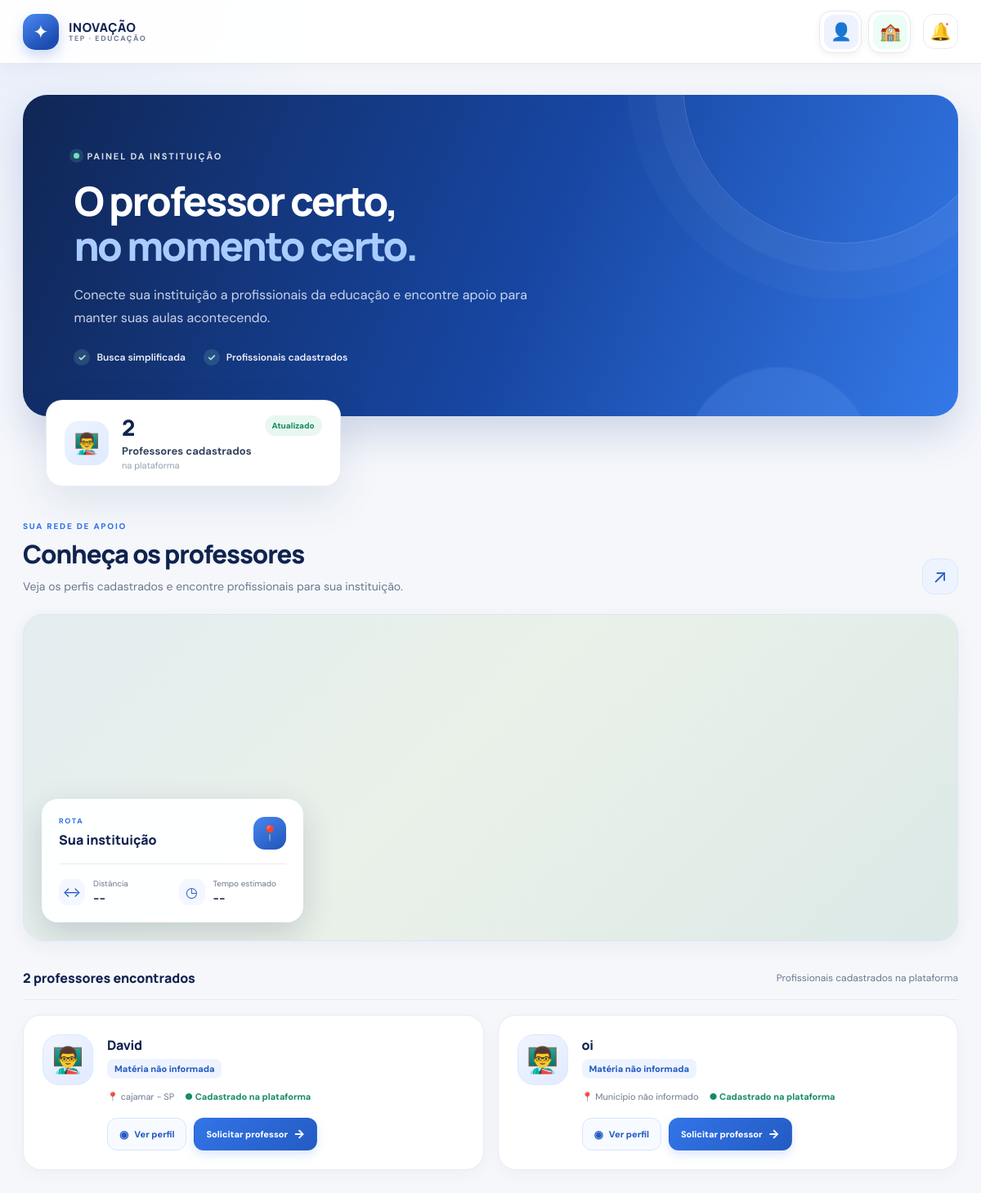
Page /instituicao/ on the earlier database version.
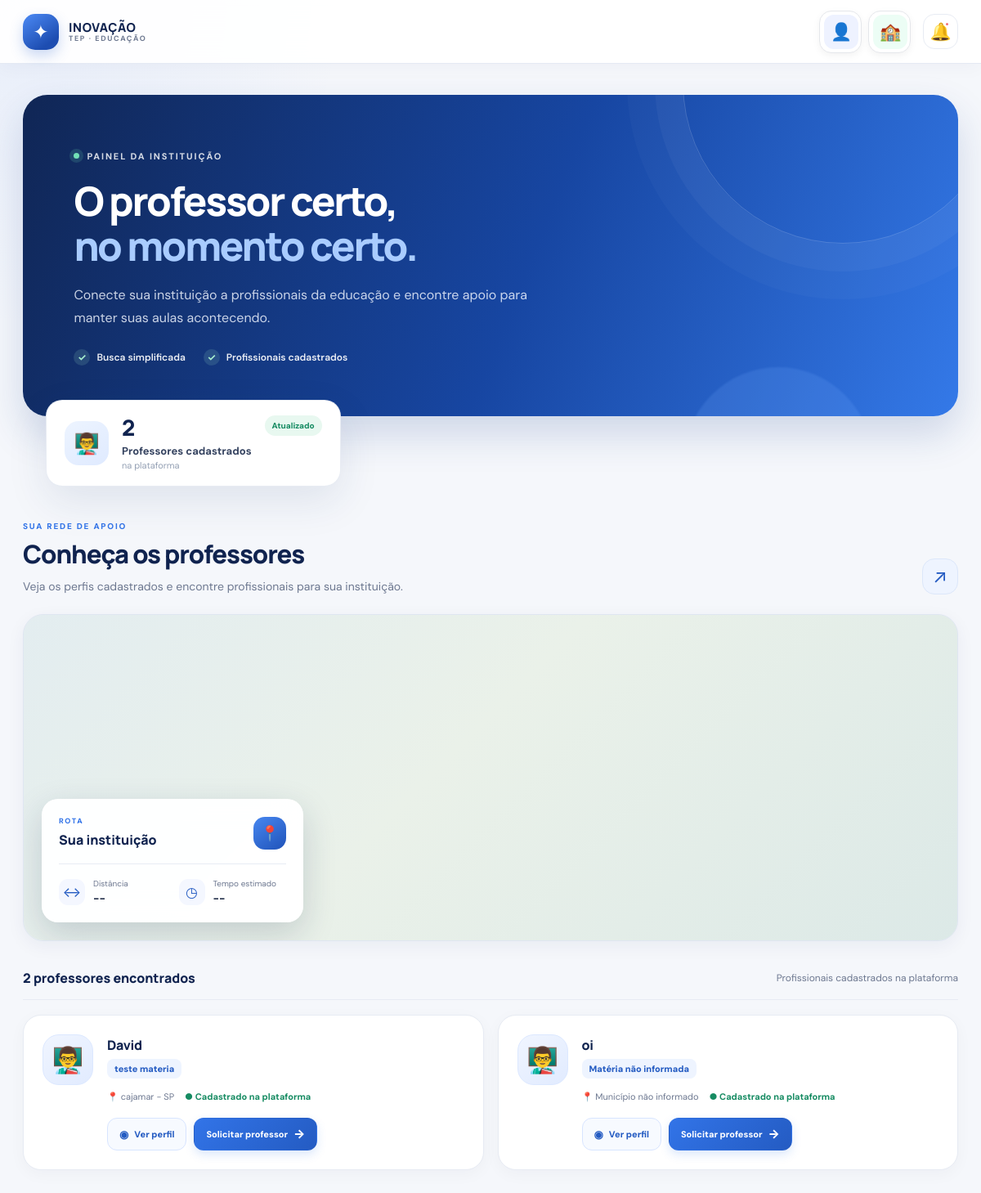
Same page on the later database version.
### usuario/models.py (models this page shows, shortened)
class InformacoesColaborador(models.Model):
    usuario = models.OneToOneField(
        Usuarios, on_delete=models.CASCADE, related_name="informacoes_colaborador"
    )
    nome_completo = models.CharField(max_length=255, blank=True)
    nome_social = models.CharField(max_length=255, blank=True)
    data_nascimento = models.DateField(null=True, blank=True)
    genero = models.CharField(max_length=30, blank=True)
    possui_deficiencia = models.CharField(max_length=10, blank=True)
    necessidades_acessibilidade = models.TextField(blank=True)
    email = models.EmailField(blank=True)
    telefone = models.CharField(max_length=20, blank=True)
    cep = models.CharField(max_length=9, blank=True)
    numero = models.CharField(max_length=20, blank=True)
    logradouro = models.CharField(max_length=255, blank=True)
    complemento = models.CharField(max_length=255, blank=True)
    bairro = models.CharField(max_length=100, blank=True)
    municipio = models.CharField(max_length=100, blank=True)
    uf = models.CharField(max_length=2, blank=True)
    tipo_documento = models.CharField(max_length=20, blank=True)
    rg = models.CharField(max_length=30, blank=True)
    cpf = models.CharField(max_length=14, blank=True)
    materia = models.CharField(max_length=100, blank=True)
    tempo_integral = models.BooleanField(default=False)
    horario_inicio = models.TimeField(null=True, blank=True)
    horario_fim = models.TimeField(null=True, blank=True)
    formacao = models.CharField(max_length=255, blank=True)
    pos_graduacao = models.CharField(max_length=255, blank=True)
    disciplinas = models.JSONField(default=list, blank=True)
    observacoes = models.TextField(max_length=1000, blank=True)
    class Meta:
        db_table = "informacoes_colaborador"
        verbose_name = "Informação do colaborador"
        verbose_name_plural = "Informações dos colaboradores"

### instituicao/views.py (the view)
# urls.py: path('', views.pagina_instituicao, name='pagina_instituicao'),
def pagina_instituicao(request):
    colaboradores = (
        InformacoesColaborador.objects.select_related("usuario")
        .all()
        .order_by("nome_completo")
    )
    return render(
        request,
        "instituicao/instituicao.html",
        {
            "colaboradores": colaboradores,
        },
    )

### templates/instituicao/instituicao.html (shortened to what the changed rows need)
{% load static %}
<!DOCTYPE html>
<html lang="pt-br">
<head>
    <link rel="stylesheet" href="{% static 'usuarios/css/componentes/perfis.css' %}">
    <link rel="stylesheet" href="{% static 'usuarios/css/instituicao/instituicao.css' %}">
    <link rel="stylesheet" href="https://api.mapbox.com/mapbox-gl-js/v3.30.0/mapbox-gl.css">
</head>
<body>
    <main class="container">
        <section class="welcome">
            <h1>O professor certo,<br><span>no momento certo.</span></h1>
        </section>
        <section class="search-section">
            <div class="section-header">
                <div class="section-heading-copy">
                    <h2>Conheça os professores</h2>
                </div>
            </div>
            <div class="teacher-list">
                {% for colaborador in colaboradores %}
                <article class="teacher-card">
                    <div class="teacher-photo">
                        {% if colaborador.genero == "Feminino" %}
                        👩‍🏫
                        {% else %}
                        👨‍🏫
                        {% endif %}
                    </div>
                    <div class="teacher-info">
                        <div class="teacher-name">
                            <h3>
                                {% if colaborador.nome_social %}
                                {{ colaborador.nome_social }}
                                {% else %}
                                {{ colaborador.nome_completo }}
                                {% endif %}
                            </h3>
                        </div>
                        <p class="subject">
                            {{ colaborador.materia|default:"Matéria não informada" }}
                        </p>
                        <div class="teacher-details">
                            <span>
                                📍
                                {{ colaborador.municipio|default:"Município não informado" }}
                                {% if colaborador.uf %}
                                - {{ colaborador.uf }}
                                {% endif %}
                            </span>
                            <span class="available">
                                ● Cadastrado na plataforma
                            </span>
                        </div>
                        <div class="teacher-actions">
                            <button class="profile-btn" type="button" data-colaborador-id="{{ colaborador.pk }}">
                                Ver perfil
                            </button>
                            <button class="request-btn" type="button">
                                Solicitar professor
                            </button>
                        </div>
                    </div>
                </article>
                {% empty %}
                <div class="empty-results">
                    <span class="empty-icon" aria-hidden="true">👩‍🏫</span>
                    <h3>Nenhum professor por aqui ainda</h3>
                    <p>Assim que novos profissionais forem cadastrados, eles aparecerão nesta lista.</p>
                </div>
                {% endfor %}
            </div>
        </section>
    </main>
</body>
</html>

Differences in the rows shown:
changed InformacoesColaborador "David": materia "Matéria não informada" → "teste materia"
